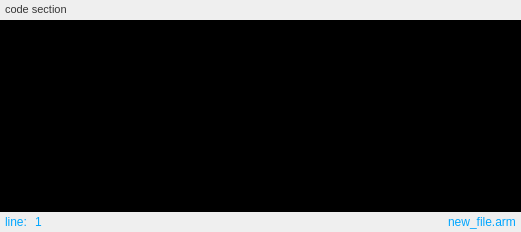
       <widget class="QWidget" name="codeSectionWidget" native="true">
        <layout class="QVBoxLayout" name="verticalLayout_16">
         <property name="spacing">
          <number>0</number>
         </property>
         <property name="leftMargin">
          <number>0</number>
         </property>
         <property name="topMargin">
          <number>0</number>
         </property>
         <property name="rightMargin">
          <number>0</number>
         </property>
         <property name="bottomMargin">
          <number>0</number>
         </property>
         <item>
          <layout class="QHBoxLayout" name="horizontalLayout_33">
           <item>
            <spacer name="horizontalSpacer_21">
             <property name="orientation">
              <enum>Qt::Horizontal</enum>
             </property>
             <property name="sizeType">
              <enum>QSizePolicy::Fixed</enum>
             </property>
             <property name="sizeHint" stdset="0">
              <size>
               <width>5</width>
               <height>20</height>
              </size>
             </property>
            </spacer>
           </item>
           <item>
            <widget class="QLabel" name="label_33">
             <property name="font">
              <font>
               <pointsize>8</pointsize>
              </font>
             </property>
             <property name="text">
              <string>&lt;html&gt;&lt;head/&gt;&lt;body&gt;&lt;p&gt;&lt;span style=&quot; color:#353535;&quot;&gt;code section&lt;/span&gt;&lt;/p&gt;&lt;/body&gt;&lt;/html&gt;</string>
             </property>
            </widget>
           </item>
          </layout>
         </item>
         <item>
          <widget class="QWidget" name="widget_8" native="true">
           <layout class="QVBoxLayout" name="verticalLayout_3">
            <property name="spacing">
             <number>0</number>
            </property>
            <property name="leftMargin">
             <number>0</number>
            </property>
            <property name="topMargin">
             <number>0</number>
            </property>
            <property name="rightMargin">
             <number>0</number>
            </property>
            <property name="bottomMargin">
             <number>0</number>
            </property>
            <item>
             <widget class="QTextEdit" name="codeEdit">
              <property name="palette">
               <palette>
                <active>
                 <colorrole role="WindowText">
                  <brush brushstyle="SolidPattern">
                   <color alpha="255">
                    <red>255</red>
                    <green>255</green>
                    <blue>255</blue>
                   </color>
                  </brush>
                 </colorrole>
                 <colorrole role="Text">
                  <brush brushstyle="SolidPattern">
                   <color alpha="255">
                    <red>255</red>
                    <green>255</green>
                    <blue>255</blue>
                   </color>
                  </brush>
                 </colorrole>
                </active>
                <inactive>
                 <colorrole role="WindowText">
                  <brush brushstyle="SolidPattern">
                   <color alpha="255">
                    <red>255</red>
                    <green>255</green>
                    <blue>255</blue>
                   </color>
                  </brush>
                 </colorrole>
                 <colorrole role="Text">
                  <brush brushstyle="SolidPattern">
                   <color alpha="255">
                    <red>255</red>
                    <green>255</green>
                    <blue>255</blue>
                   </color>
                  </brush>
                 </colorrole>
                </inactive>
                <disabled>
                 <colorrole role="WindowText">
                  <brush brushstyle="SolidPattern">
                   <color alpha="255">
                    <red>143</red>
                    <green>146</green>
                    <blue>147</blue>
                   </color>
                  </brush>
                 </colorrole>
                 <colorrole role="Text">
                  <brush brushstyle="SolidPattern">
                   <color alpha="255">
                    <red>143</red>
                    <green>146</green>
                    <blue>147</blue>
                   </color>
                  </brush>
                 </colorrole>
                </disabled>
               </palette>
              </property>
              <property name="font">
               <font>
                <pointsize>9</pointsize>
               </font>
              </property>
              <property name="frameShape">
               <enum>QFrame::NoFrame</enum>
              </property>
              <property name="lineWidth">
               <number>1</number>
              </property>
              <property name="sizeAdjustPolicy">
               <enum>QAbstractScrollArea::AdjustIgnored</enum>
              </property>
              <property name="lineWrapMode">
               <enum>QTextEdit::NoWrap</enum>
              </property>
              <property name="html">
               <string>&lt;!DOCTYPE HTML PUBLIC &quot;-//W3C//DTD HTML 4.0//EN&quot; &quot;http://www.w3.org/TR/REC-html40/strict.dtd&quot;&gt;
&lt;html&gt;&lt;head&gt;&lt;meta name=&quot;qrichtext&quot; content=&quot;1&quot; /&gt;&lt;style type=&quot;text/css&quot;&gt;
p, li { white-space: pre-wrap; }
&lt;/style&gt;&lt;/head&gt;&lt;body style=&quot; font-family:'Cantarell'; font-size:9pt; font-weight:400; font-style:normal;&quot; bgcolor=&quot;#000000&quot;&gt;
&lt;p style=&quot;-qt-paragraph-type:empty; margin-top:0px; margin-bottom:0px; margin-left:0px; margin-right:0px; -qt-block-indent:0; text-indent:0px; line-height:17px;&quot;&gt;&lt;br /&gt;&lt;/p&gt;&lt;/body&gt;&lt;/html&gt;</string>
              </property>
              <property name="tabStopWidth">
               <number>30</number>
              </property>
              <property name="acceptRichText">
               <bool>false</bool>
              </property>
             </widget>
            </item>
            <item>
             <widget class="QWidget" name="codeInfoWrap" native="true">
              <property name="minimumSize">
               <size>
                <width>0</width>
                <height>20</height>
               </size>
              </property>
              <layout class="QHBoxLayout" name="horizontalLayout_7">
               <property name="spacing">
                <number>0</number>
               </property>
               <property name="leftMargin">
                <number>5</number>
               </property>
               <property name="topMargin">
                <number>0</number>
               </property>
               <property name="rightMargin">
                <number>5</number>
               </property>
               <property name="bottomMargin">
                <number>0</number>
               </property>
               <item>
                <widget class="QLabel" name="label_5">
                 <property name="minimumSize">
                  <size>
                   <width>30</width>
                   <height>0</height>
                  </size>
                 </property>
                 <property name="palette">
                  <palette>
                   <active>
                    <colorrole role="WindowText">
                     <brush brushstyle="SolidPattern">
                      <color alpha="255">
                       <red>0</red>
                       <green>166</green>
                       <blue>255</blue>
                      </color>
                     </brush>
                    </colorrole>
                    <colorrole role="Text">
                     <brush brushstyle="SolidPattern">
                      <color alpha="255">
                       <red>204</red>
                       <green>204</green>
                       <blue>204</blue>
                      </color>
                     </brush>
                    </colorrole>
                   </active>
                   <inactive>
                    <colorrole role="WindowText">
                     <brush brushstyle="SolidPattern">
                      <color alpha="255">
                       <red>0</red>
                       <green>166</green>
                       <blue>255</blue>
                      </color>
                     </brush>
                    </colorrole>
                    <colorrole role="Text">
                     <brush brushstyle="SolidPattern">
                      <color alpha="255">
                       <red>204</red>
                       <green>204</green>
                       <blue>204</blue>
                      </color>
                     </brush>
                    </colorrole>
                   </inactive>
                   <disabled>
                    <colorrole role="WindowText">
                     <brush brushstyle="SolidPattern">
                      <color alpha="255">
                       <red>143</red>
                       <green>146</green>
                       <blue>147</blue>
                      </color>
                     </brush>
                    </colorrole>
                    <colorrole role="Text">
                     <brush brushstyle="SolidPattern">
                      <color alpha="255">
                       <red>143</red>
                       <green>146</green>
                       <blue>147</blue>
                      </color>
                     </brush>
                    </colorrole>
                   </disabled>
                  </palette>
                 </property>
                 <property name="font">
                  <font>
                   <pointsize>9</pointsize>
                  </font>
                 </property>
                 <property name="text">
                  <string>line:</string>
                 </property>
                </widget>
               </item>
               <item>
                <widget class="QLabel" name="lineLabel">
                 <property name="palette">
                  <palette>
                   <active>
                    <colorrole role="WindowText">
                     <brush brushstyle="SolidPattern">
                      <color alpha="255">
                       <red>0</red>
                       <green>166</green>
                       <blue>255</blue>
                      </color>
                     </brush>
                    </colorrole>
                    <colorrole role="Text">
                     <brush brushstyle="SolidPattern">
                      <color alpha="255">
                       <red>204</red>
                       <green>204</green>
                       <blue>204</blue>
                      </color>
                     </brush>
                    </colorrole>
                   </active>
                   <inactive>
                    <colorrole role="WindowText">
                     <brush brushstyle="SolidPattern">
                      <color alpha="255">
                       <red>0</red>
                       <green>166</green>
                       <blue>255</blue>
                      </color>
                     </brush>
                    </colorrole>
                    <colorrole role="Text">
                     <brush brushstyle="SolidPattern">
                      <color alpha="255">
                       <red>204</red>
                       <green>204</green>
                       <blue>204</blue>
                      </color>
                     </brush>
                    </colorrole>
                   </inactive>
                   <disabled>
                    <colorrole role="WindowText">
                     <brush brushstyle="SolidPattern">
                      <color alpha="255">
                       <red>143</red>
                       <green>146</green>
                       <blue>147</blue>
                      </color>
                     </brush>
                    </colorrole>
                    <colorrole role="Text">
                     <brush brushstyle="SolidPattern">
                      <color alpha="255">
                       <red>143</red>
                       <green>146</green>
                       <blue>147</blue>
                      </color>
                     </brush>
                    </colorrole>
                   </disabled>
                  </palette>
                 </property>
                 <property name="font">
                  <font>
                   <pointsize>9</pointsize>
                  </font>
                 </property>
                 <property name="text">
                  <string>1</string>
                 </property>
                </widget>
               </item>
               <item>
                <spacer name="horizontalSpacer_13">
                 <property name="orientation">
                  <enum>Qt::Horizontal</enum>
                 </property>
                 <property name="sizeType">
                  <enum>QSizePolicy::Expanding</enum>
                 </property>
                 <property name="sizeHint" stdset="0">
                  <size>
                   <width>406</width>
                   <height>20</height>
                  </size>
                 </property>
                </spacer>
               </item>
               <item>
                <widget class="QLabel" name="label_10">
                 <property name="minimumSize">
                  <size>
                   <width>30</width>
                   <height>0</height>
                  </size>
                 </property>
                 <property name="palette">
                  <palette>
                   <active>
                    <colorrole role="WindowText">
                     <brush brushstyle="SolidPattern">
                      <color alpha="255">
                       <red>0</red>
                       <green>166</green>
                       <blue>255</blue>
                      </color>
                     </brush>
                    </colorrole>
                    <colorrole role="Text">
                     <brush brushstyle="SolidPattern">
                      <color alpha="255">
                       <red>204</red>
                       <green>204</green>
                       <blue>204</blue>
                      </color>
                     </brush>
                    </colorrole>
                   </active>
                   <inactive>
                    <colorrole role="WindowText">
                     <brush brushstyle="SolidPattern">
                      <color alpha="255">
                       <red>0</red>
                       <green>166</green>
                       <blue>255</blue>
                      </color>
                     </brush>
                    </colorrole>
                    <colorrole role="Text">
                     <brush brushstyle="SolidPattern">
                      <color alpha="255">
                       <red>204</red>
                       <green>204</green>
                       <blue>204</blue>
                      </color>
                     </brush>
                    </colorrole>
                   </inactive>
                   <disabled>
                    <colorrole role="WindowText">
                     <brush brushstyle="SolidPattern">
                      <color alpha="255">
                       <red>143</red>
                       <green>146</green>
                       <blue>147</blue>
                      </color>
                     </brush>
                    </colorrole>
                    <colorrole role="Text">
                     <brush brushstyle="SolidPattern">
                      <color alpha="255">
                       <red>143</red>
                       <green>146</green>
                       <blue>147</blue>
                      </color>
                     </brush>
                    </colorrole>
                   </disabled>
                  </palette>
                 </property>
                 <property name="font">
                  <font>
                   <pointsize>9</pointsize>
                  </font>
                 </property>
                 <property name="text">
                  <string>new_file.arm</string>
                 </property>
                </widget>
               </item>
              </layout>
             </widget>
            </item>
           </layout>
          </widget>
         </item>
        </layout>
       </widget>
